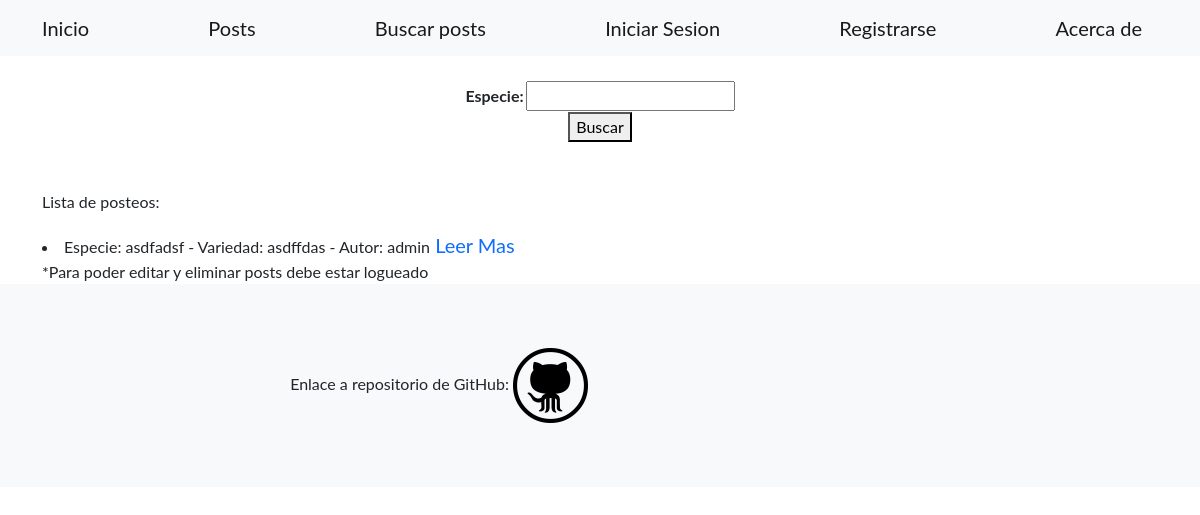
Page /post/ on the earlier database version.
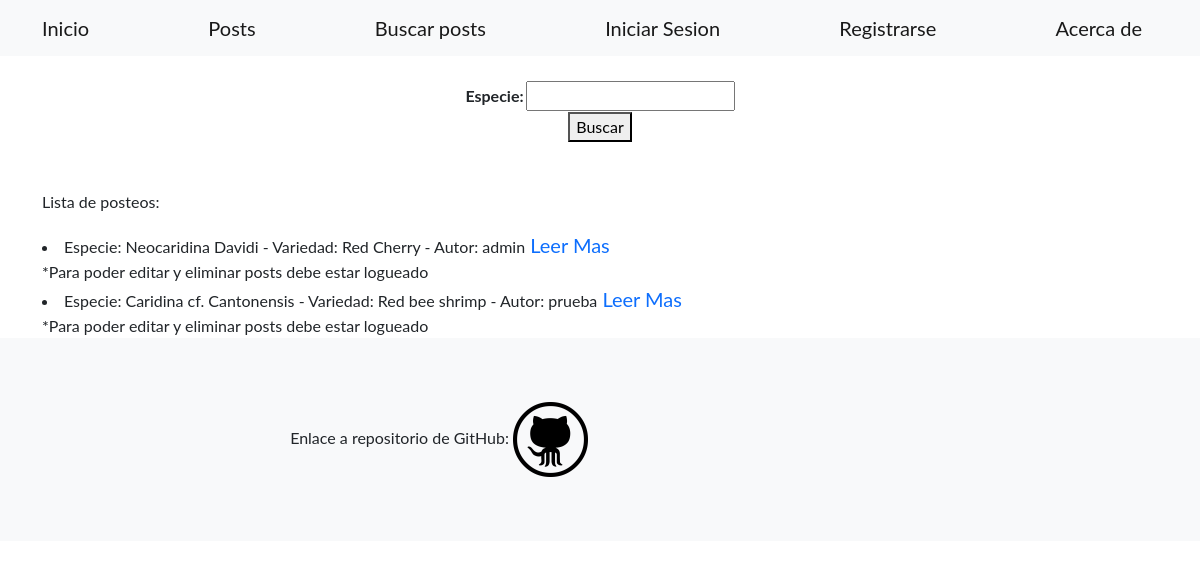
Same page on the later database version.
### home/models.py (models this page shows)
class Camaron(models.Model):
    especie = models.CharField(max_length=30)
    variedad = models.CharField(max_length=30)
    temperatura = models.CharField(max_length=30)
    ph = models.CharField(max_length=30)
    fecha_creacion = models.DateField(null=True,auto_now_add=True)
    contenido = RichTextField(null=True)
    imagen = models.ImageField(upload_to='imagenes/',null=True, blank=False)
    autor = models.ForeignKey(User(), on_delete=models.CASCADE, null=True)
    def __str__(self):
        return f'Especie: {self.especie} - Variedad: {self.variedad} - Autor: {self.autor}'

### home/views.py (the view)
# urls.py: path('post/', views.VerPosts.as_view(), name="ver_posts"),
class VerPosts(ListView):
    model = Camaron
    template_name = 'home/buscar_posts.html'
    def get_queryset(self):
        especie = self.request.GET.get('especie', '')
        if especie:
            object_list = self.model.objects.filter(especie__icontains=especie)
        else:
            object_list = self.model.objects.all()
        return object_list
    def get_context_data(self, **kwargs):
        context = super().get_context_data(**kwargs)
        context["formulario"] = BusquedaPost()
        return context

### home/forms.py
class BusquedaPost(forms.Form):
    especie = forms.CharField(max_length=30, required=False)

### home/templates/home/buscar_posts.html (shortened to what this page needs)
{% extends 'home/base.html'%}
{% block cuerpo %}
<form action={% url 'ver_posts' %} method="GET">
    <br>
    <table align="center">    {{formulario}}
    </table>
    <center><button>Buscar</button></center>
</form>
<br><br>
<p>Lista de posteos:</p>
{% if object_list %}
    {% for camaron in object_list%}
    <li>{{camaron}}<a class="navbar-brand" href={% url 'info_post' camaron.id %}>  Leer Mas</a></li>
    {% if request.user.is_authenticated %}
    </li><a class="navbar-brand" href={% url 'editar_post' camaron.id %}>Editar</a></li>
    </li><a class="navbar-brand" href={% url 'eliminar_post' camaron.id %}>Eliminar</a></li>
    {%else%}
    *Para poder editar y eliminar posts debe estar logueado
    {%endif%}
    {% endfor %}
{%else%}
No se encontraron resultados de la busqueda!
{% endif %}
{% endblock cuerpo %}

### home/templates/home/base.html (shortened to what this page needs)
<!DOCTYPE html>
<html lang="en">
    <head>
        {% load static %}
        <link href={% static 'css/styles.css' %} rel="stylesheet" />
    </head>
    <body>
        <nav class="navbar navbar-light bg-light static-top">
            <div class="container">
                <a class="navbar-brand" href={% url "index" %}>Inicio</a>
                <a class="navbar-brand" href={% url "posts" %}>Posts</a>
                <a class="navbar-brand" href={% url "ver_posts" %}>Buscar posts</a>
                {% if request.user.is_authenticated %}
                <a class="navbar-brand" href={% url "crear_post" %}>Crear post</a>
                <a class="navbar-brand" href={% url "perfil" %}>{{request.user.username}}</a>
                <a class="navbar-brand" href={% url "cerrar_sesion" %}>Cerrar Sesion</a>
                {% else %}
                <a class="navbar-brand" href={% url "iniciar_sesion" %}>Iniciar Sesion</a>
                <a class="navbar-brand" href={% url "registrar" %}>Registrarse</a>
                {% endif %}
                <a class="navbar-brand" href={% url "acerca_de" %}>Acerca de</a>
            </div>
        </nav>
        <div class="container">
        {% block cuerpo %}
        {% endblock cuerpo %}
        </div>
            <footer class="footer bg-light">
                <div class="container">
                    <div class="row">
                        <div class="col-lg-6 h-100 text-center text-lg-end my-auto">
                            <ul class="list-inline mb-0">
                                <li>
                                    Enlace a repositorio de GitHub: <a href="https://github.com/weghonos/Entrega1-Quipildor.git">
                                        <img src={% static '/assets/img/githublogo.png' %} width="75" height="75">
                                    </a>
                                </li>
                            </ul>
                        </div>
                    </div>
                </div>
            </footer>
    </body>
</html>

Differences in the rows shown:
removed Camaron: especie+variedad+autor "Especie: asdfadsf - Variedad: asdffdas - Autor: admin"
added Camaron: especie+variedad+autor "Especie: Neocaridina Davidi - Variedad: Red Cherry - Autor: admin"
added Camaron: especie+variedad+autor "Especie: Caridina cf. Cantonensis - Variedad: Red bee shrimp - Autor: prueba"
